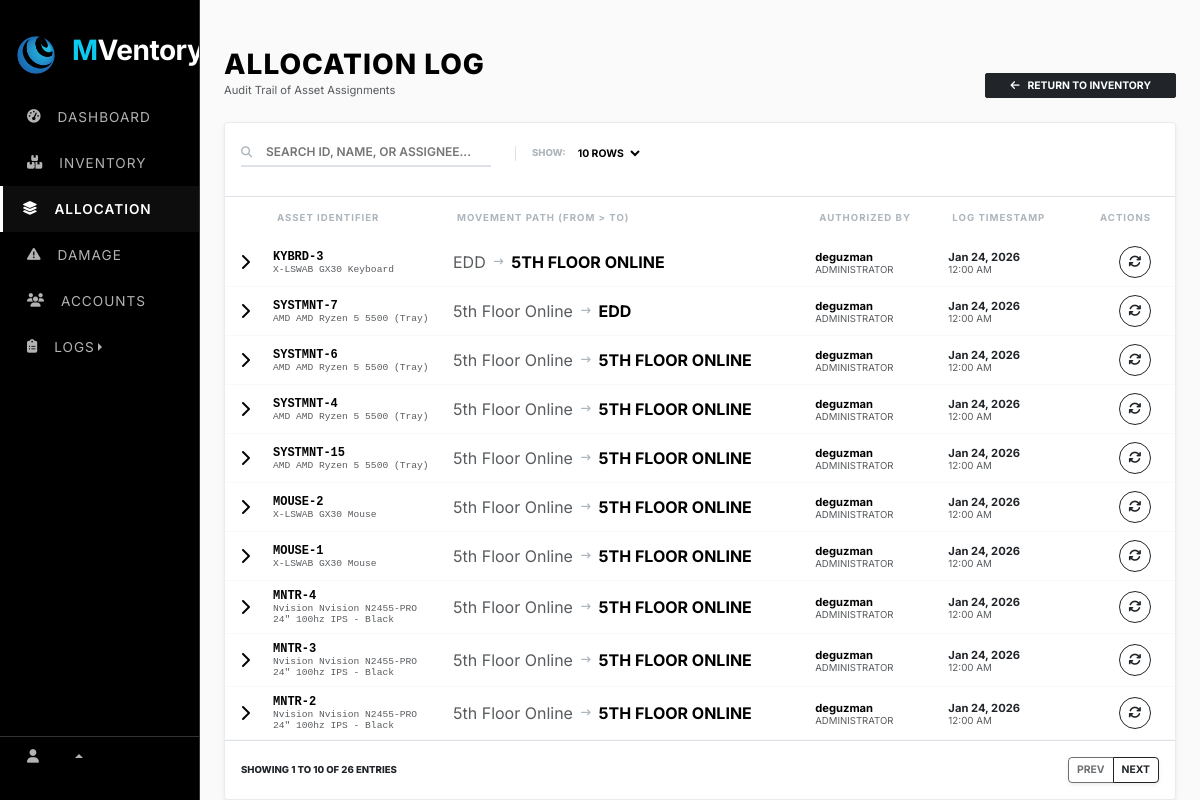
Page /web_content/allocation.php on the earlier database version.
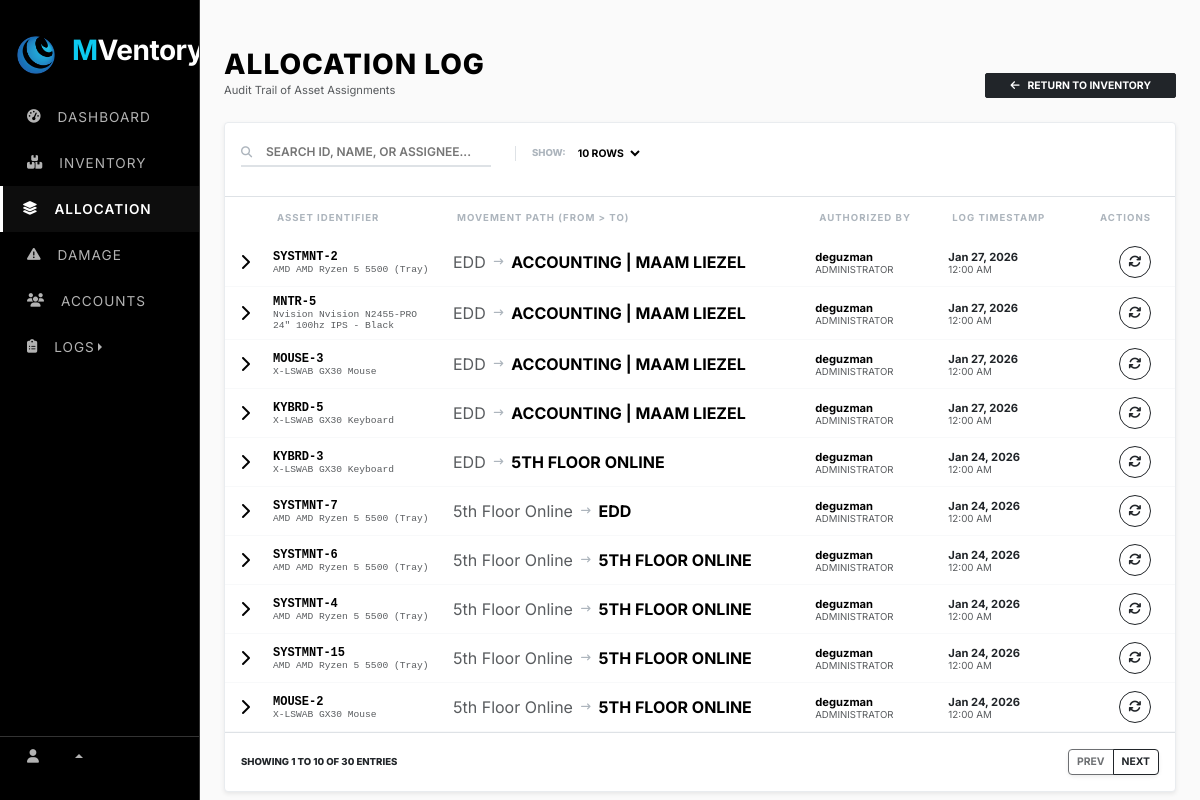
Same page on the later database version.
### tables this page shows
CREATE TABLE `allocation_log` (
  `id` int(11) NOT NULL,
  `asset_id` int(11) NOT NULL,
  `previous_assignee` varchar(255) DEFAULT NULL,
  `new_assignee` varchar(255) DEFAULT NULL,
  `allocated_by` varchar(255) DEFAULT NULL,
  `allocation_date` date DEFAULT NULL,
  `created_at` timestamp NOT NULL DEFAULT current_timestamp()
);

CREATE TABLE `assets` (
  `id` int(11) NOT NULL,
  `asset_id` varchar(50) DEFAULT NULL,
  `category_id` int(11) DEFAULT NULL,
  `item_name` varchar(255) NOT NULL,
  `brand` varchar(100) DEFAULT NULL,
  `model` varchar(100) DEFAULT NULL,
  `serial_number` varchar(100) DEFAULT NULL,
  `specs` text DEFAULT NULL,
  `quantity` int(11) DEFAULT 1,
  `assigned_to` varchar(255) DEFAULT NULL,
  `status` varchar(50) DEFAULT 'In Stock',
  `condition_status` varchar(50) DEFAULT NULL,
  `purchase_date` date DEFAULT NULL,
  `arrival_date` date DEFAULT NULL,
  `cost` decimal(10,2) DEFAULT NULL,
  `warranty_cost` decimal(10,2) DEFAULT NULL,
  `remarks` text DEFAULT NULL,
  `created_at` timestamp NOT NULL DEFAULT current_timestamp()
);

### web_content/allocation.php (the view, shortened to what the changed rows need)
<?php
    require_once "../render/connection.php";
    include "../src/cdn/cdn_links.php";
    $search = isset($_GET['search']) ? mysqli_real_escape_string($conn, $_GET['search']) : '';
    $limit = isset($_GET['limit']) ? (int)$_GET['limit'] : 10;
    $page = isset($_GET['page']) ? (int)$_GET['page'] : 1;
    $start = ($page - 1) * $limit;
    $total_query = "SELECT COUNT(*) as total
                    FROM allocation_log al
                    LEFT JOIN assets a ON al.asset_id = a.id
                    WHERE a.asset_id LIKE '%$search%'
                       OR a.item_name LIKE '%$search%'
                       OR a.serial_number LIKE '%$search%'
                       OR al.new_assignee LIKE '%$search%'
                       OR al.previous_assignee LIKE '%$search%'";
    $total_res = mysqli_query($conn, $total_query);
    $total_rows = mysqli_fetch_assoc($total_res)['total'];
    $total_pages = ceil($total_rows / $limit);
?>
<!DOCTYPE html>
<html lang="en">
    <head>
        <link rel="stylesheet" href="../src/style/main_style.css">
    </head>
    <body>
        <div class="row g-0">
                <?php include "../nav/sidebar_nav.php"; ?>
            <div class="col">
                <div class="container-fluid px-4 mt-5">
                    <div class="main-registry-container">
                        <div class="card edd-card shadow-sm">
                            <div class="table-responsive">
                                <table class="table mb-0 align-middle">
                                    <thead>
                                        <tr>
                                            <th width="40"></th>
                                            <th width="180">Asset Identifier</th>
                                            <th>Movement Path (From > To)</th>
                                            <th>Authorized By</th>
                                            <th>Log Timestamp</th>
                                            <th class="text-end pe-4">Actions</th>
                                        </tr>
                                    </thead>
                                    <tbody>
                                        <?php
                                        $sql = "SELECT al.*, a.item_name, a.brand, a.model, a.asset_id as asset_tag
                                                FROM allocation_log al
                                                LEFT JOIN assets a ON al.asset_id = a.id
                                                WHERE a.asset_id LIKE '%$search%'
                                                   OR a.item_name LIKE '%$search%'
                                                   OR a.serial_number LIKE '%$search%'
                                                   OR al.new_assignee LIKE '%$search%'
                                                   OR al.previous_assignee LIKE '%$search%'
                                                ORDER BY al.allocation_date DESC
                                                LIMIT $start, $limit";
                                        $result = mysqli_query($conn, $sql);
                                        if(mysqli_num_rows($result) > 0):
                                            while($row = mysqli_fetch_assoc($result)):
                                                $drawer_id = "log_" . $row['id'];
                                        ?>
                                            <tr class="log-row">
                                                <td class="text-center" data-bs-toggle="collapse" data-bs-target="#<?= $drawer_id ?>">
                                                    <i class="fa-solid fa-chevron-right btn-expand"></i>
                                                </td>
                                                <td class="asset-id-cell">
                                                    <span class="d-block"><?= htmlspecialchars($row['asset_tag'] ?? 'N/A') ?></span>
                                                    <small class="text-muted fw-normal" style="font-size: 0.6rem;">
                                                        <?= htmlspecialchars($row['brand'] . ' ' . $row['item_name']) ?>
                                                    </small>
                                                </td>
                                                <td>
                                                    <div class="d-flex align-items-center gap-2">
                                                        <span class="text-muted"><?= htmlspecialchars($row['previous_assignee']) ?></span>
                                                        <i class="fa-solid fa-arrow-right-long" style="font-size: 0.6rem; color: #adb5bd;"></i>
                                                        <span class="fw-bold text-uppercase"><?= htmlspecialchars($row['new_assignee']) ?></span>
                                                    </div>
                                                </td>
                                                <td>
                                                    <div class="fw-bold" style="font-size: 0.7rem;"><?= htmlspecialchars($row['allocated_by']) ?></div>
                                                    <div class="text-muted" style="font-size: 0.6rem;">ADMINISTRATOR</div>
                                                </td>
                                                <td class="text-muted" style="font-size: 0.7rem;">
                                                    <span class="text-dark fw-bold"><?= date('M d, Y', strtotime($row['allocation_date'])) ?></span><br>
                                                    <small><?= date('h:i A', strtotime($row['allocation_date'])) ?></small>
                                                </td>
                                                <td class="text-end pe-4">
                                                    <button type="button" class="btn-reallocate-icon" data-bs-toggle="modal" data-bs-target="#reallocateModal"
                                                            data-bs-asset="<?= $row['asset_id'] ?>" data-bs-current="<?= $row['new_assignee'] ?>" data-bs-auth="<?= $row['allocated_by'] ?>">
                                                        <i class="fa-solid fa-arrows-rotate"></i>
                                                    </button>
                                                </td>
                                            </tr>
                                        <?php endwhile; else: ?>
                                            <tr><td colspan="6" class="text-center py-5 text-muted fw-bold">NO RECORDS MATCHING "<?= htmlspecialchars($search) ?>"</td></tr>
                                        <?php endif; ?>
                                    </tbody>
                                </table>
                            </div>
                            <div class="card-footer bg-white py-3 border-top">
                                <div class="d-flex justify-content-between align-items-center">
                                    <span class="detail-label mb-0" style="color: #212529;">
                                        Showing <?= ($start + 1) ?> to <?= min($start + $limit, $total_rows) ?> of <?= $total_rows ?> entries
                                    </span>
                                    <div class="btn-group shadow-sm">
                                        <a href="?page=<?= max(1, $page-1) ?>&search=<?= $search ?>&limit=<?= $limit ?>"
                                        class="btn btn-outline-dark btn-sm fw-bold <?= ($page <= 1) ? 'disabled' : '' ?>" style="font-size: 0.65rem;">PREV</a>
                                        <a href="?page=<?= min($total_pages, $page+1) ?>&search=<?= $search ?>&limit=<?= $limit ?>"
                                        class="btn btn-outline-dark btn-sm fw-bold <?= ($page >= $total_pages) ? 'disabled' : '' ?>" style="font-size: 0.65rem;">NEXT</a>
                                    </div>
                                </div>
                            </div>
                        </div>
                    </div>
                </div>
            </div>
        </div>
    </body>
</html>

Differences in the rows shown:
no longer on this page (row unchanged): allocation_log: asset.asset_id "MOUSE-1", asset.item_name "X-LSWAB GX30 Mouse", previous_assignee "5th Floor Online", new_assignee "5TH FLOOR ONLINE", allocated_by "deguzman", allocation_date "Jan 24, 2026", allocation_date "12:00 AM"
no longer on this page (row unchanged): allocation_log: asset.asset_id "MNTR-4", asset.item_name "Nvision Nvision N2455-PRO 24\" 100hz IPS - Black", previous_assignee "5th Floor Online", new_assignee "5TH FLOOR ONLINE", allocated_by "deguzman", allocation_date "Jan 24, 2026", allocation_date "12:00 AM"
no longer on this page (row unchanged): allocation_log: asset.asset_id "MNTR-3", asset.item_name "Nvision Nvision N2455-PRO 24\" 100hz IPS - Black", previous_assignee "5th Floor Online", new_assignee "5TH FLOOR ONLINE", allocated_by "deguzman", allocation_date "Jan 24, 2026", allocation_date "12:00 AM"
no longer on this page (row unchanged): allocation_log: asset.asset_id "MNTR-2", asset.item_name "Nvision Nvision N2455-PRO 24\" 100hz IPS - Black", previous_assignee "5th Floor Online", new_assignee "5TH FLOOR ONLINE", allocated_by "deguzman", allocation_date "Jan 24, 2026", allocation_date "12:00 AM"
added allocation_log: asset.asset_id "SYSTMNT-2", asset.item_name "AMD AMD Ryzen 5 5500 (Tray)", previous_assignee "EDD", new_assignee "ACCOUNTING | MAAM LIEZEL", allocated_by "deguzman", allocation_date "Jan 27, 2026", allocation_date "12:00 AM"
added allocation_log: asset.asset_id "MNTR-5", asset.item_name "Nvision Nvision N2455-PRO 24\" 100hz IPS - Black", previous_assignee "EDD", new_assignee "ACCOUNTING | MAAM LIEZEL", allocated_by "deguzman", allocation_date "Jan 27, 2026", allocation_date "12:00 AM"
added allocation_log: asset.asset_id "MOUSE-3", asset.item_name "X-LSWAB GX30 Mouse", previous_assignee "EDD", new_assignee "ACCOUNTING | MAAM LIEZEL", allocated_by "deguzman", allocation_date "Jan 27, 2026", allocation_date "12:00 AM"
added allocation_log: asset.asset_id "KYBRD-5", asset.item_name "X-LSWAB GX30 Keyboard", previous_assignee "EDD", new_assignee "ACCOUNTING | MAAM LIEZEL", allocated_by "deguzman", allocation_date "Jan 27, 2026", allocation_date "12:00 AM"
Other differences:
$total_rows: "26" → "30"
